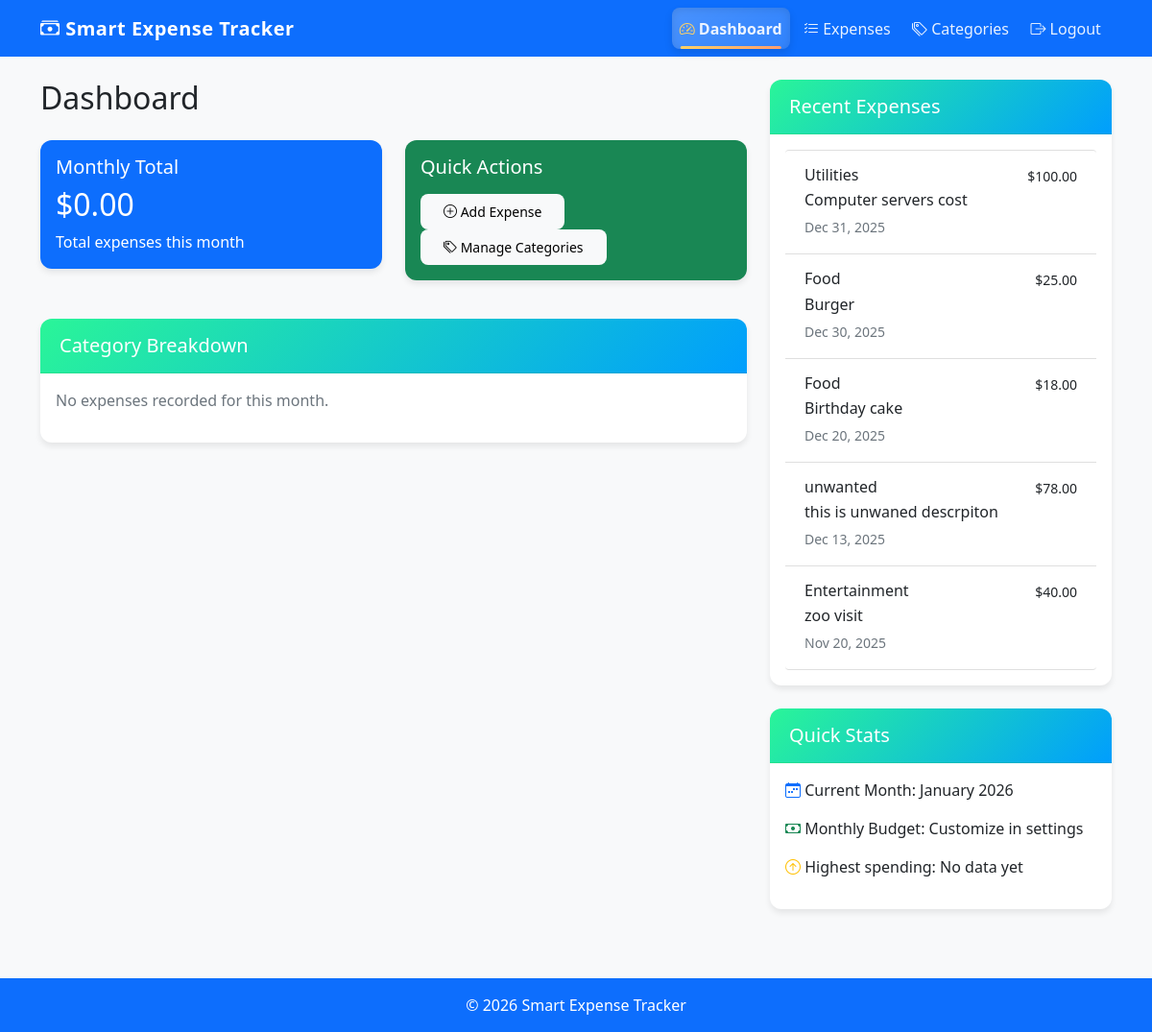
The page /dashboard (signed in) on the database as committed earlier.
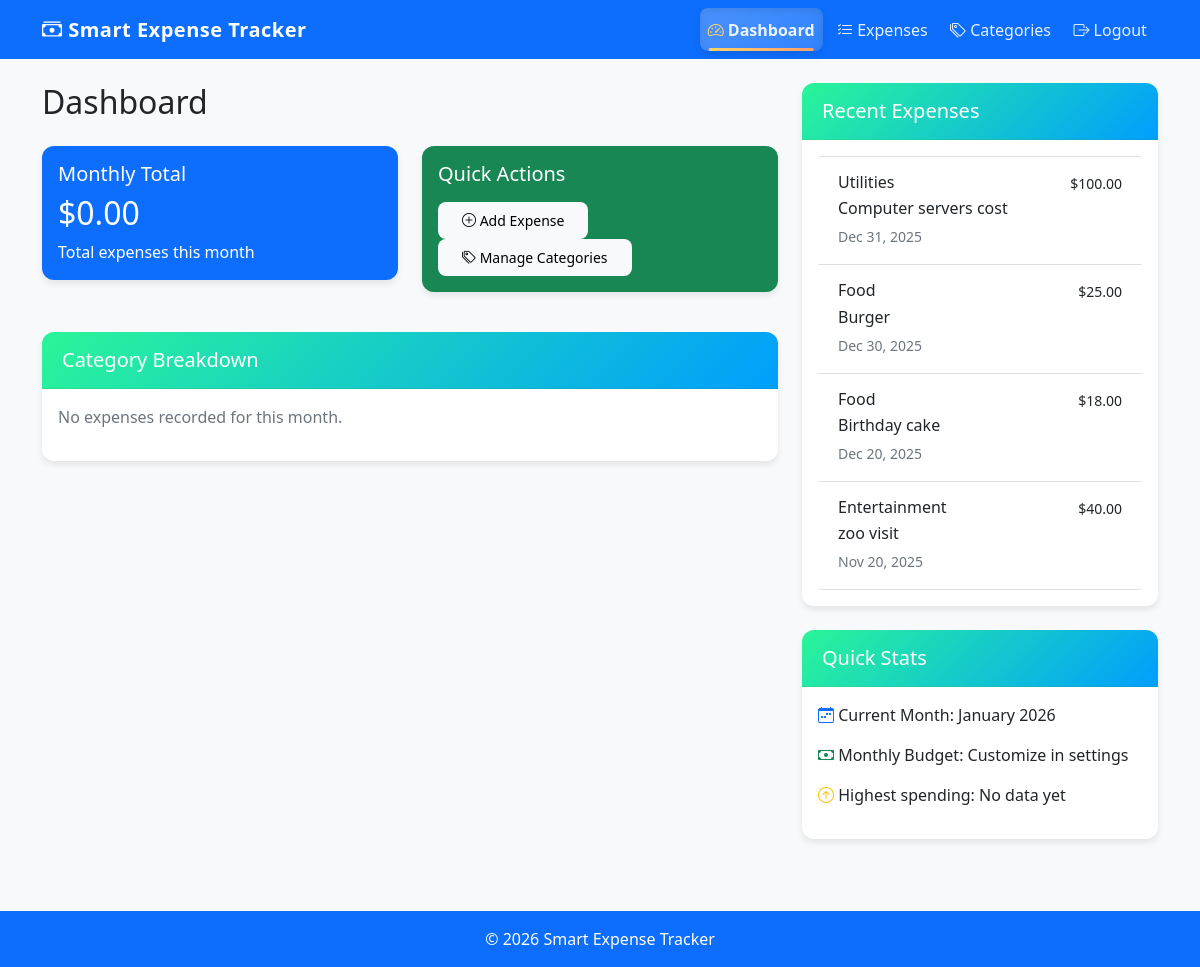
The same page on the database as committed later.
### app.py (models this page shows)
class Expense(db.Model):
    id = db.Column(db.Integer, primary_key=True)
    amount = db.Column(db.Float, nullable=False)
    description = db.Column(db.String(200))
    date = db.Column(db.Date, nullable=False, default=datetime.utcnow)
    user_id = db.Column(db.Integer, db.ForeignKey('user.id'), nullable=False)
    category_id = db.Column(db.Integer, db.ForeignKey('category.id'), nullable=False)
    created_at = db.Column(db.DateTime, default=datetime.utcnow)

class Category(db.Model):
    id = db.Column(db.Integer, primary_key=True)
    name = db.Column(db.String(50), nullable=False)
    user_id = db.Column(db.Integer, db.ForeignKey('user.id'), nullable=False)
    expenses = db.relationship('Expense', backref='category', lazy=True)

### app.py (the view)
@app.route('/dashboard')
@login_required
def dashboard():
    today = datetime.now()
    first_day = today.replace(day=1).date()  # Convert to date() for comparison
    monthly_expenses = Expense.query.filter(
        Expense.user_id == current_user.id,
        Expense.date >= first_day
    ).all()
    total_monthly = sum(exp.amount for exp in monthly_expenses)
    categories = Category.query.filter_by(user_id=current_user.id).all()
    category_data = []
    for category in categories:
        category_total = sum(exp.amount for exp in category.expenses
                          if exp.date >= first_day)  # Now both are date objects
        if category_total > 0:
            category_data.append({
                'name': category.name,
                'total': category_total
            })
    recent_expenses = Expense.query.filter_by(
        user_id=current_user.id
    ).order_by(Expense.date.desc()).limit(5).all()
    highest_category = None
    if category_data:
        highest_category = max(category_data, key=lambda x: x['total'])
    return render_template('dashboard.html',
                         total_monthly=total_monthly,
                         category_data=category_data,
                         recent_expenses=recent_expenses,
                         current_month=today.strftime('%B %Y'),
                         highest_category=highest_category,
                         today=today)

### app.py (called while the page is built)
@login_manager.user_loader
def load_user(user_id):
    return db.session.get(User, int(user_id))  # Fixed for SQLAlchemy 2.0

### templates/dashboard.html (shortened to what this page needs)
{% extends "base.html" %}
{% block content %}
<div class="row">
    <div class="col-md-8">
        <h2 class="mb-4">Dashboard</h2>
        <div class="row mb-4">
            <div class="col-md-6">
                <div class="card text-white bg-primary mb-3">
                    <div class="card-body">
                        <h5 class="card-title">Monthly Total</h5>
                        <h2 class="card-text">${{ "%.2f"|format(total_monthly) }}</h2>
                        <p class="card-text">Total expenses this month</p>
                    </div>
                </div>
            </div>
            <div class="col-md-6">
                <div class="card text-white bg-success mb-3">
                    <div class="card-body">
                        <h5 class="card-title">Quick Actions</h5>
                        <div class="mt-3">
                            <a href="{{ url_for('add_expense') }}" class="btn btn-light btn-sm me-2">
                                <i class="bi bi-plus-circle"></i> Add Expense
                            </a>
                            <a href="{{ url_for('categories') }}" class="btn btn-light btn-sm">
                                <i class="bi bi-tags"></i> Manage Categories
                            </a>
                        </div>
                    </div>
                </div>
            </div>
        </div>
        <div class="card mb-4">
            <div class="card-header">
                <h5 class="mb-0">Category Breakdown</h5>
            </div>
            <div class="card-body">
                {% if category_data %}
                    <div class="table-responsive">
                        <table class="table table-hover">
                            <thead>
                                <tr>
                                    <th>Category</th>
                                    <th>Amount</th>
                                    <th>Percentage</th>
                                </tr>
                            </thead>
                            <tbody>
                                {% for item in category_data %}
                                <tr>
                                    <td>{{ item.name }}</td>
                                    <td>${{ "%.2f"|format(item.total) }}</td>
                                    <td>
                                        <div class="progress">
                                            {% set percentage = (item.total / total_monthly * 100) if total_monthly > 0 else 0 %}
                                            <div class="progress-bar" role="progressbar" >
                                                {{ "%.1f"|format(percentage) }}%
                                            </div>
                                        </div>
                                    </td>
                                </tr>
                                {% endfor %}
                            </tbody>
                        </table>
                    </div>
                {% else %}
                    <p class="text-muted">No expenses recorded for this month.</p>
                {% endif %}
            </div>
        </div>
    </div>
    <div class="col-md-4">
        <div class="card mb-4">
            <div class="card-header">
                <h5 class="mb-0">Recent Expenses</h5>
            </div>
            <div class="card-body">
                {% if recent_expenses %}
                    <div class="list-group">
                        {% for expense in recent_expenses %}
                        <div class="list-group-item">
                            <div class="d-flex w-100 justify-content-between">
                                <h6 class="mb-1">{{ expense.category.name }}</h6>
                                <small>${{ "%.2f"|format(expense.amount) }}</small>
                            </div>
                            <p class="mb-1">{{ expense.description }}</p>
                            <small class="text-muted">{{ expense.date.strftime('%b %d, %Y') }}</small>
                        </div>
                        {% endfor %}
                    </div>
                {% else %}
                    <p class="text-muted">No recent expenses.</p>
                {% endif %}
            </div>
        </div>
            <div class="card">
            <div class="card-header">
                <h5 class="mb-0">Quick Stats</h5>
            </div>
            <div class="card-body">
                <p><i class="bi bi-calendar-week text-primary"></i> Current Month: {{ current_month }}</p>
                <p><i class="bi bi-cash text-success"></i> Monthly Budget: Customize in settings</p>
                <p><i class="bi bi-arrow-up-circle text-warning"></i>
                    {% if highest_category %}
                        Highest spending: {{ highest_category.name }} category (${{ "%.2f"|format(highest_category.total) }})
                    {% else %}
                        Highest spending: No data yet
                    {% endif %}
                </p>
            </div>
        </div>
    </div>
</div>
{% endblock %}

### templates/base.html (shortened to what this page needs)
<!DOCTYPE html>
<html lang="en">
<head>
    <link href="https://cdn.jsdelivr.net/npm/bootstrap@5.1.3/dist/css/bootstrap.min.css" rel="stylesheet">
    <link rel="stylesheet" href="https://cdn.jsdelivr.net/npm/bootstrap-icons@1.8.1/font/bootstrap-icons.css">
    <link rel="stylesheet" href="{{ url_for('static', filename='css/style.css') }}">
</head>
<body>
    <nav class="navbar navbar-expand-lg navbar-dark bg-primary">
        <div class="container">
            <a class="navbar-brand" href="{{ url_for('dashboard') }}">
                <i class="bi bi-cash-stack"></i> Smart Expense Tracker
            </a>
            <div class="collapse navbar-collapse" id="navbarNav">
                <ul class="navbar-nav ms-auto">
                    {% if current_user.is_authenticated %}
                    <li class="nav-item">
                        <a class="nav-link" href="{{ url_for('dashboard') }}">
                            <i class="bi bi-speedometer2"></i> Dashboard
                        </a>
                    </li>
                    <li class="nav-item">
                        <a class="nav-link" href="{{ url_for('expenses') }}">
                            <i class="bi bi-list-check"></i> Expenses
                        </a>
                    </li>
                    <li class="nav-item">
                        <a class="nav-link" href="{{ url_for('categories') }}">
                            <i class="bi bi-tags"></i> Categories
                        </a>
                    </li>
                    <li class="nav-item">
                        <a class="nav-link" href="{{ url_for('logout') }}">
                            <i class="bi bi-box-arrow-right"></i> Logout
                        </a>
                    </li>
                    {% endif %}
                </ul>
            </div>
        </div>
    </nav>
    <div class="container mt-4">
        {% block content %}{% endblock %}
    </div>
    <footer class="bg-light text-center text-lg-start mt-5">
        <div class="text-center p-3 bg-primary text-white">
            ©
            <script>document.write(new Date().getFullYear());</script> Smart Expense Tracker
        </div>
    </footer>
</body>
</html>

### static/css/style.css (style rules this page uses)
body { background-color: #f8f9fa; min-height: 100vh; display: flex; flex-direction: column; font-family: 'Segoe UI', Tahoma, Geneva, Verdana, sans-serif; }
.container { flex: 1; }
.navbar-brand { font-weight: bold; letter-spacing: 0.5px; }
.card { border: none; box-shadow: 0 4px 6px rgba(0, 0, 0, 0.08); margin-bottom: 1.5rem; border-radius: 12px; overflow: hidden; }
.card-header { border-bottom: 1px solid rgba(0, 0, 0, 0.08); background: linear-gradient(135deg, #2af598 0%, #009efd 100%); color: white; font-weight: 600; padding: 1rem 1.25rem; }
.list-group-item { border-left: none; border-right: none; padding: 1rem 1.25rem; }
.btn { border-radius: 8px; padding: 0.5rem 1.5rem; font-weight: 500; transition: all 0.2s ease; border: none; }
.navbar-nav .nav-link { transition: all 0.3s cubic-bezier(0.25, 0.8, 0.25, 1); position: relative; padding: 0.6rem 1.2rem; margin: 0 0.2rem; border-radius: 8px; font-weight: 500; color: rgba(255, 255, 255, 0.9) !important; }
.navbar-nav .nav-link::after { content: ''; position: absolute; width: 0; height: 3px; bottom: 0; left: 50%; background: linear-gradient(90deg, #00f2fe 0%, #4facfe 100%); transition: all 0.4s cubic-bezier(0.68, -0.55, 0.265, 1.55); transform: translateX(-50%); border-radius: 2px; }
.navbar-nav .nav-link.active { background: linear-gradient(135deg, rgba(255, 255, 255, 0.25) 0%, rgba(255, 255, 255, 0.15) 100%); font-weight: 600; box-shadow: inset 0 2px 8px rgba(0, 0, 0, 0.1), 0 4px 8px rgba(0, 0, 0, 0.1); }
.navbar-nav .nav-link.active::after { width: 85%; height: 3px; background: linear-gradient(90deg, #ffd166 0%, #ff9e6d 100%); }
.navbar-nav .nav-link i { transition: all 0.3s ease; display: inline-block; }
.navbar-nav .nav-link.active i { color: #ffd166; }
html { scroll-behavior: smooth; }
.fade-in { animation: fadeIn 0.6s ease-in-out; }

Rows that differ between the two databases and show on the page:
removed Expense: category.name "unwanted", amount "78.00", description "this is unwaned descrpiton", date "Dec 13, 2025"
